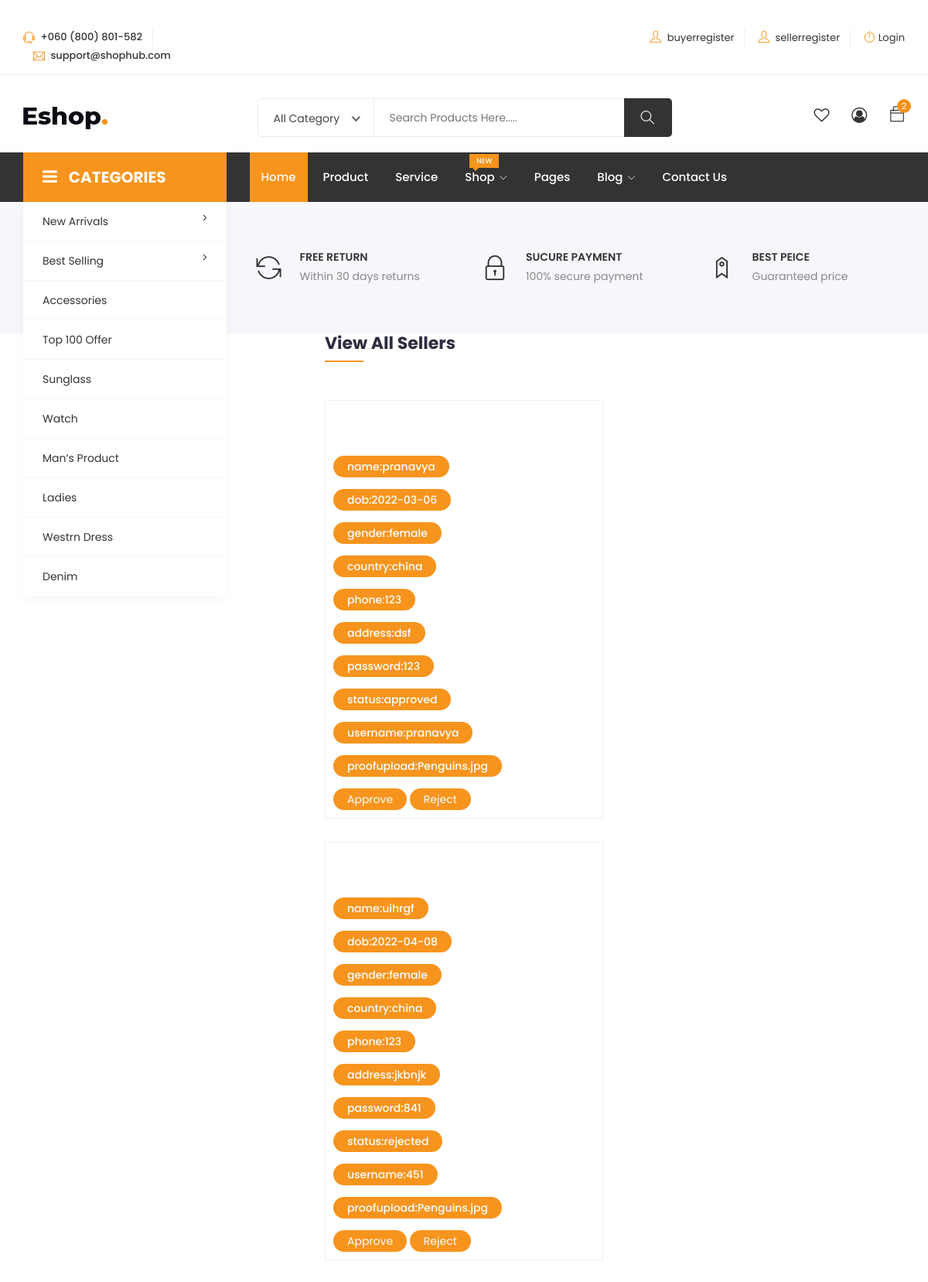
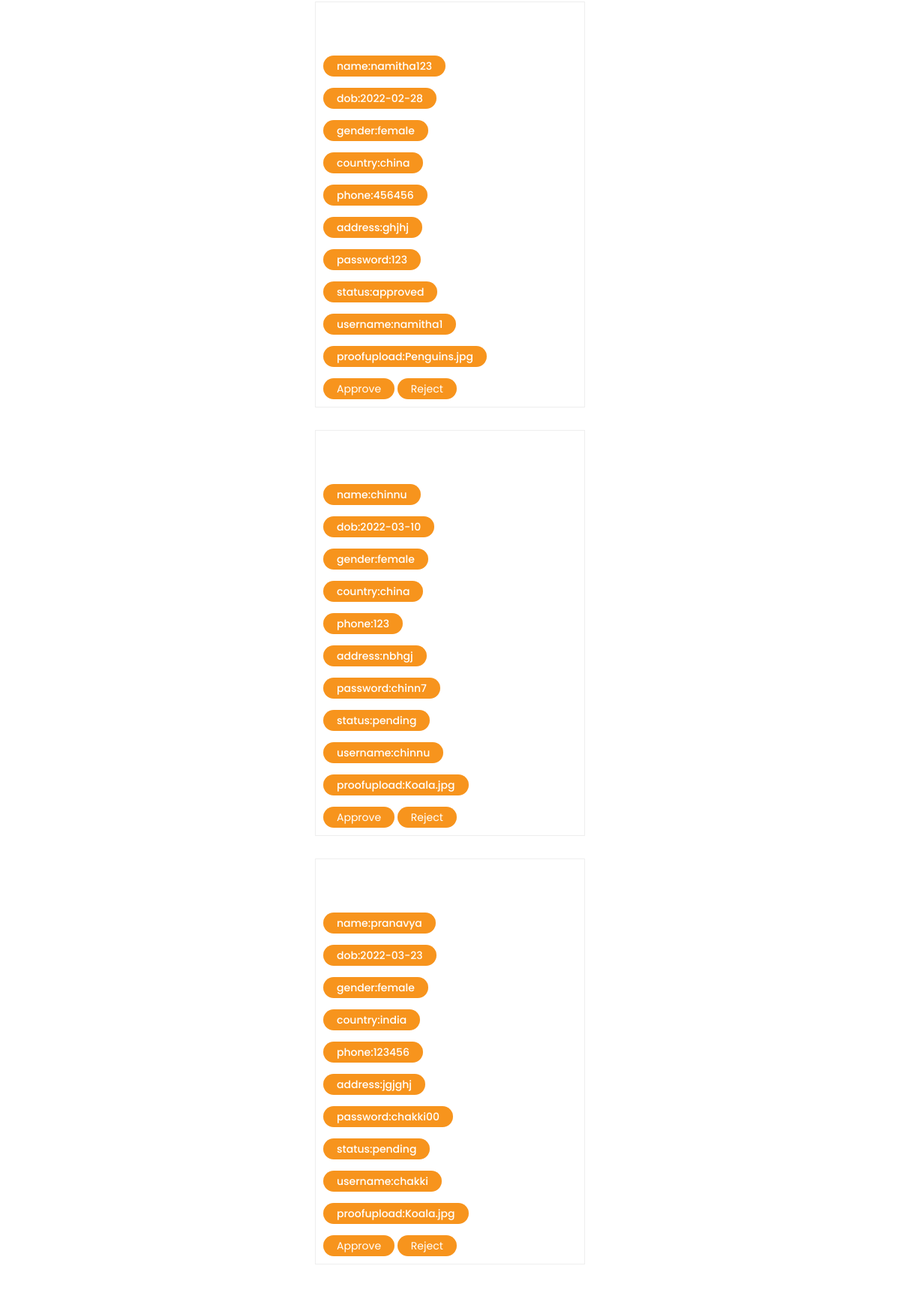
The page /viewAllSellers/ (upper part) on the database its author committed (2 pictures, top to bottom).
### site_seller/models.py (models this page shows)
class sellerregister_tb(models.Model):
    name=models.CharField(max_length=20)
    dob=models.CharField(max_length=20)
    gender=models.CharField(max_length=20)
    country=models.CharField(max_length=20)
    phone=models.CharField(max_length=20)
    address=models.CharField(max_length=20)
    username=models.CharField(max_length=20)
    password=models.CharField(max_length=20)
    proofupload=models.FileField()
    status=models.CharField(max_length=20,default='pending')

### site_admin/views.py (the view)
# urls.py: url(r'^viewAllSellers/$',adminview.viewAllSellers,name='viewAllSellers'),
def viewAllSellers(request):
    seller=sellerregister_tb.objects.all()
    return render(request,'viewAllSellers.html',{'data':seller})

### templates/viewAllSellers.html (shortened to what this page needs)
{% extends 'base.html' %}
{% block content %}
	<section class="shop-home-list section">
		<div class="container">
			<div class="row">
				<div class="col-lg-4 col-md-6 col-12" style="margin:0 auto">
					<div class="row">
						<div class="col-12">
							<div class="shop-section-title">
								<h1>view all sellers</h1>
							</div>
						</div>
					</div>
					{% for v in data %}
					<div class="single-list">
						<div class="row">
							<div class="col-lg-6 col-md-6 col-12" >
							</div>
							<div class="col-lg-8 col-12 style="margin:0 auto;width=100%">
								<div class="content">
									<p class="price with-discount">name:{{v.name}}</p>
									<p class="price with-discount">dob:{{v.dob}}</p>
									<p class="price with-discount">gender:{{v.gender}}</p>
									<p class="price with-discount">country:{{v.country}}</p>
									<p class="price with-discount">phone:{{v.phone}}</p>
									<p class="price with-discount">address:{{v.address}}</p>
									<p class="price with-discount">password:{{v.password}}</p>
									<p class="price with-discount">status:{{v.status}}</p>
									<p class="price with-discount">username:{{v.username}}</p>
									<p class="price with-discount">proofupload:{{v.proofupload}}</p>
										<p class="price with-discount"><a href="{% url 'approve' v.id %}">Approve</a></p>
									<p class="price with-discount"><a href="{% url 'reject' v.id %}">Reject</a></p>
								</div>
							</div>
						</div>
					</div>
					{% endfor %}
				</div>
			</div>
		</div>
	</section>
	{% endblock %}

### rows shown on the page
sellerregister_tb: name "pranavya", dob "2022-03-06", gender "female", country "china", phone "123", address "dsf", password "123", status "approved", username "pranavya", proofupload "Penguins.jpg"
sellerregister_tb: name "uihrgf", dob "2022-04-08", gender "female", country "china", phone "123", address "jkbnjk", password "841", status "rejected", username "451", proofupload "Penguins.jpg"
sellerregister_tb: name "namitha123", dob "2022-02-28", gender "female", country "china", phone "456456", address "ghjhj", password "123", status "approved", username "namitha1", proofupload "Penguins.jpg"
sellerregister_tb: name "chinnu", dob "2022-03-10", gender "female", country "china", phone "123", address "nbhgj", password "chinn7", status "pending", username "chinnu", proofupload "Koala.jpg"
sellerregister_tb: name "pranavya", dob "2022-03-23", gender "female", country "india", phone "123456", address "jgjghj", password "chakki00", status "pending", username "chakki", proofupload "Koala.jpg"
